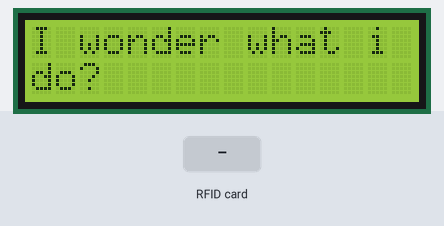
Simulated run of this sketch. Board: Arduino Uno, built with avr-gcc and run on an emulated ATmega328P. Parts: 16×2 character LCD. Inputs (shaded band) come from the test bench. What the sketch prints to the serial monitor is not drawn.

Above: at 1.3 s.
1.4 s: RFID card 63 C5 2F 35 held to the reader
At 2.8 s:
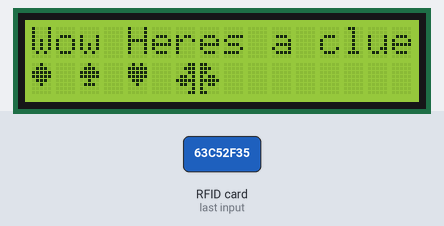
3.1 s: RFID card 5E 7A 19 C4 held to the reader
At 6.1 s:
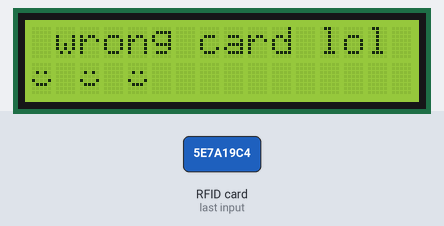
Timing chart, 0 to 7.6 s (numbered marks = the images above; inputs shaded):
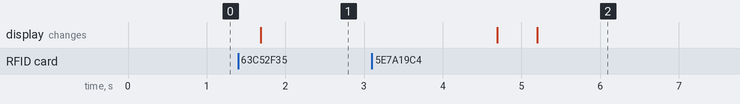

Measured:
- after the input at 1.4 s, the display: changes after 0.29 s (image 1)
- after the input at 3.1 s, the display: first differs from a run without the input after 2.1 s (image 2)

The sketch:

LCDRFID.ino
```cpp
#include <SPI.h>
#include <MFRC522.h>
#include <LiquidCrystal.h>

//Card symbols i taken from a random person after failing to make my own Source:https://forum.arduino.cc/t/1602-module-character-set-and-card-suit-characters/175365
uint8_t heart[] = {
  B01010,
  B11111,
  B11111,
  B11111,
  B01110,
  B00100,
  B00000,
  B00000,
};

uint8_t diamond[] = {
  B00100,
  B01110,
  B11111,
  B11111,
  B01110,
  B00100,
  B00000,
  B00000,
};

uint8_t spade[] = {
  B00100,
  B01110,
  B11111,
  B11111,
  B00100,
  B01110,
  B00000,
  B00000,
};

uint8_t smileyface[] = {
  0b00000,
  0b00000,
  0b01010,
  0b00000,
  0b10001,
  0b01110,
  0b00000,
  0b00000
};

uint8_t firsthalfclub[] = {
  B00011, B00111, B00011, B01101, B11111, B01101, B00001, B00011
};

uint8_t secondhalfclub[] = {
  B11000, B11100, B11000, B10110, B11111, B10110, B10000, B11000
};

#define SS_PIN 10
#define RST_PIN 9
MFRC522 mfrc522(SS_PIN, RST_PIN);   // Create MFRC522 instance.

// initialize the library with the numbers of the interface pins
LiquidCrystal lcd(7, 6, 5, 4, 3, 2);

void setup()
{
  //send the custom characters to the LCD's CGRAM
  lcd.createChar(0, diamond);
  lcd.createChar(1, firsthalfclub);
  lcd.createChar(4, secondhalfclub);
  lcd.createChar(2, spade);
  lcd.createChar(3, heart);
  lcd.createChar(5, smileyface);

  lcd.clear();

  Serial.begin(9600);   // Initiate a serial communication
  SPI.begin();      // Initiate  SPI bus
  mfrc522.PCD_Init();   // Initiate MFRC522
  Serial.println("Approximate your card to the reader...");
  Serial.println();

  // set up the LCD's number of columns and rows:
  lcd.begin(16, 2);
  // Prints a sentence
  lcd.setCursor(0, 0);
  lcd.print("I wonder what i do?");
  lcd.setCursor(0, 1);
  lcd.print("do?");

}
void loop()
{
 // lcd.setCursor(0,1);
 // lcd.print(millis()/1000);
   // Turn off the display:
  //lcd.noDisplay();
  //delay(500);
  // Turn on the display:
  lcd.display();
  delay(500);

  // Look for new cards
  if ( ! mfrc522.PICC_IsNewCardPresent())
  {
    return;
  }
  // Select one of the cards
  if ( ! mfrc522.PICC_ReadCardSerial())
  {
    return;
  }
  //Show UID on serial monitor jus
  lcd.setCursor(0,0);
  Serial.print("UID tag :");
  String content= "";
  byte letter;
  for (byte i = 0; i < mfrc522.uid.size; i++)
  {
     Serial.print(mfrc522.uid.uidByte[i] < 0x10 ? " 0" : " ");
     Serial.print(mfrc522.uid.uidByte[i], HEX);
     content.concat(String(mfrc522.uid.uidByte[i] < 0x10 ? " 0" : " "));
     content.concat(String(mfrc522.uid.uidByte[i], HEX));
  }
  Serial.println();
  Serial.print("Message : ");
  content.toUpperCase();
 // if (content.substring(1) == "BD 31 15 2B") //change here the UID of the card/cards that you want to give access
  if (content.substring(1) == "63 C5 2F 35")
  {
    lcd.clear();
    lcd.setCursor(0,0);
    Serial.println("Authorized access");
    Serial.println();
    lcd.print("Wow Heres a clue");

    //Clue that ties to actual objects for the second part
    lcd.setCursor(0,1);
    lcd.write(byte(0));
    lcd.setCursor(6,1);
    lcd.write(byte(1));
    lcd.setCursor(7,1);
    lcd.write(byte(4));
    lcd.setCursor(2,1);
    lcd.write(byte(2));
    lcd.setCursor(4,1);
    lcd.write(byte(3));
    delay(3000);

    //Goes back to the default display
    lcd.clear();
    lcd.setCursor(0,0);
    lcd.print("i wonder what i");
    lcd.setCursor(0, 1);
    lcd.print("do?");
  }

 else   {

  //shows that its the wrong card(decoy card)
    lcd.clear();
    lcd.setCursor(0,0);
    Serial.println(" Access denied");
    lcd.print(" wrong card lol ");
    lcd.setCursor(0,1);
    lcd.write(byte(5));
    lcd.setCursor(2,1);
    lcd.write(byte(5));
    lcd.setCursor(4,1);
    lcd.write(byte(5));
    delay(3000);

    //Goes back to the default display
    lcd.clear();
    lcd.setCursor(0,0);
    lcd.print("i wonder what i");
    lcd.setCursor(0, 1);
    lcd.print("do?");
  }
}
```
